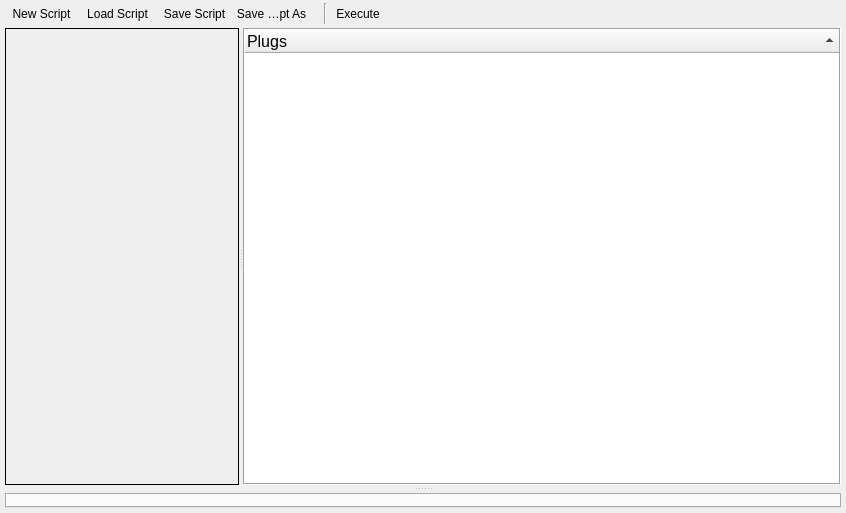
<?xml version="1.0" encoding="UTF-8"?>
<ui version="4.0">
 <class>devConsole</class>
 <widget class="QWidget" name="devConsole">
  <property name="geometry">
   <rect>
    <x>0</x>
    <y>0</y>
    <width>846</width>
    <height>513</height>
   </rect>
  </property>
  <property name="windowTitle">
   <string>DevConsole</string>
  </property>
  <layout class="QGridLayout" name="gridLayout_3">
   <property name="leftMargin">
    <number>3</number>
   </property>
   <property name="topMargin">
    <number>3</number>
   </property>
   <property name="rightMargin">
    <number>3</number>
   </property>
   <property name="bottomMargin">
    <number>3</number>
   </property>
   <property name="spacing">
    <number>2</number>
   </property>
   <item row="1" column="0" colspan="11">
    <widget class="QSplitter" name="splitter">
     <property name="orientation">
      <enum>Qt::Vertical</enum>
     </property>
     <property name="opaqueResize">
      <bool>false</bool>
     </property>
     <widget class="QWidget" name="widget_2" native="true">
      <layout class="QGridLayout" name="gridLayout_2">
       <property name="leftMargin">
        <number>2</number>
       </property>
       <property name="topMargin">
        <number>2</number>
       </property>
       <property name="rightMargin">
        <number>2</number>
       </property>
       <property name="bottomMargin">
        <number>2</number>
       </property>
       <property name="spacing">
        <number>2</number>
       </property>
       <item row="0" column="0" colspan="2">
        <widget class="QSplitter" name="splitter_2">
         <property name="orientation">
          <enum>Qt::Horizontal</enum>
         </property>
         <property name="opaqueResize">
          <bool>false</bool>
         </property>
         <widget class="QsciScintilla" name="sciOutput">
          <property name="toolTip">
           <string/>
          </property>
          <property name="whatsThis">
           <string/>
          </property>
          <property name="frameShape">
           <enum>QFrame::Box</enum>
          </property>
         </widget>
         <widget class="QTreeWidget" name="treeWidget">
          <property name="font">
           <font>
            <pointsize>12</pointsize>
           </font>
          </property>
          <property name="frameShape">
           <enum>QFrame::Box</enum>
          </property>
          <property name="alternatingRowColors">
           <bool>true</bool>
          </property>
          <property name="rootIsDecorated">
           <bool>true</bool>
          </property>
          <property name="uniformRowHeights">
           <bool>true</bool>
          </property>
          <property name="sortingEnabled">
           <bool>true</bool>
          </property>
          <property name="animated">
           <bool>true</bool>
          </property>
          <attribute name="headerVisible">
           <bool>true</bool>
          </attribute>
          <column>
           <property name="text">
            <string notr="true">Plugs</string>
           </property>
          </column>
         </widget>
        </widget>
       </item>
      </layout>
     </widget>
     <widget class="QWidget" name="widget" native="true">
      <layout class="QGridLayout" name="gridLayout">
       <property name="leftMargin">
        <number>2</number>
       </property>
       <property name="topMargin">
        <number>2</number>
       </property>
       <property name="rightMargin">
        <number>2</number>
       </property>
       <property name="bottomMargin">
        <number>2</number>
       </property>
       <property name="spacing">
        <number>2</number>
       </property>
       <item row="0" column="0" colspan="3">
        <widget class="QFrame" name="frame">
         <property name="frameShape">
          <enum>QFrame::NoFrame</enum>
         </property>
         <property name="frameShadow">
          <enum>QFrame::Plain</enum>
         </property>
         <layout class="QGridLayout" name="gridLayout_4">
          <property name="leftMargin">
           <number>0</number>
          </property>
          <property name="topMargin">
           <number>0</number>
          </property>
          <property name="rightMargin">
           <number>0</number>
          </property>
          <property name="bottomMargin">
           <number>0</number>
          </property>
          <property name="spacing">
           <number>0</number>
          </property>
          <item row="0" column="0">
           <widget class="QTabWidget" name="tabWidget">
            <property name="tabShape">
             <enum>QTabWidget::Rounded</enum>
            </property>
            <property name="currentIndex">
             <number>-1</number>
            </property>
            <property name="elideMode">
             <enum>Qt::ElideLeft</enum>
            </property>
            <property name="tabsClosable">
             <bool>true</bool>
            </property>
            <property name="movable">
             <bool>true</bool>
            </property>
           </widget>
          </item>
         </layout>
        </widget>
       </item>
      </layout>
     </widget>
    </widget>
   </item>
   <item row="0" column="2">
    <widget class="QToolButton" name="btnLoadScript">
     <property name="maximumSize">
      <size>
       <width>75</width>
       <height>16777215</height>
      </size>
     </property>
     <property name="toolTip">
      <string>Edit Script</string>
     </property>
     <property name="text">
      <string>Load Script</string>
     </property>
     <property name="icon">
      <iconset resource="../../../../../Resource/icons/fatcow-hosting-icons-3000/fatcow.qrc">
       <normaloff>:/fatcow/32x32/page_edit.png</normaloff>:/fatcow/32x32/page_edit.png</iconset>
     </property>
     <property name="iconSize">
      <size>
       <width>16</width>
       <height>16</height>
      </size>
     </property>
     <property name="autoRaise">
      <bool>true</bool>
     </property>
    </widget>
   </item>
   <item row="0" column="4">
    <widget class="QToolButton" name="btnSaveScript">
     <property name="maximumSize">
      <size>
       <width>75</width>
       <height>16777215</height>
      </size>
     </property>
     <property name="toolTip">
      <string>Save Script As</string>
     </property>
     <property name="text">
      <string>Save Script As</string>
     </property>
     <property name="icon">
      <iconset resource="../../../../../Resource/icons/fatcow-hosting-icons-3000/fatcow.qrc">
       <normaloff>:/fatcow/32x32/page_red.png</normaloff>:/fatcow/32x32/page_red.png</iconset>
     </property>
     <property name="iconSize">
      <size>
       <width>16</width>
       <height>16</height>
      </size>
     </property>
     <property name="autoRaise">
      <bool>true</bool>
     </property>
    </widget>
   </item>
   <item row="0" column="10">
    <spacer name="horizontalSpacer">
     <property name="orientation">
      <enum>Qt::Horizontal</enum>
     </property>
     <property name="sizeHint" stdset="0">
      <size>
       <width>33</width>
       <height>17</height>
      </size>
     </property>
    </spacer>
   </item>
   <item row="0" column="7">
    <widget class="QLabel" name="label">
     <property name="text">
      <string/>
     </property>
    </widget>
   </item>
   <item row="0" column="1">
    <widget class="QToolButton" name="btnNewScript">
     <property name="toolTip">
      <string>New Script</string>
     </property>
     <property name="text">
      <string>New Script</string>
     </property>
     <property name="icon">
      <iconset resource="../../../../../Resource/icons/fatcow-hosting-icons-3000/fatcow.qrc">
       <normaloff>:/fatcow/32x32/page.png</normaloff>:/fatcow/32x32/page.png</iconset>
     </property>
     <property name="iconSize">
      <size>
       <width>16</width>
       <height>16</height>
      </size>
     </property>
     <property name="shortcut">
      <string>Ctrl+N</string>
     </property>
     <property name="toolButtonStyle">
      <enum>Qt::ToolButtonIconOnly</enum>
     </property>
     <property name="autoRaise">
      <bool>true</bool>
     </property>
    </widget>
   </item>
   <item row="0" column="3">
    <widget class="QToolButton" name="btnQuickSaveScript">
     <property name="maximumSize">
      <size>
       <width>75</width>
       <height>16777215</height>
      </size>
     </property>
     <property name="toolTip">
      <string>Save Script</string>
     </property>
     <property name="text">
      <string>Save Script</string>
     </property>
     <property name="icon">
      <iconset resource="../../../../../Resource/icons/fatcow-hosting-icons-3000/fatcow.qrc">
       <normaloff>:/fatcow/32x32/page_save.png</normaloff>:/fatcow/32x32/page_save.png</iconset>
     </property>
     <property name="iconSize">
      <size>
       <width>16</width>
       <height>16</height>
      </size>
     </property>
     <property name="autoRaise">
      <bool>true</bool>
     </property>
    </widget>
   </item>
   <item row="0" column="9">
    <widget class="QToolButton" name="btnExecute">
     <property name="maximumSize">
      <size>
       <width>75</width>
       <height>16777215</height>
      </size>
     </property>
     <property name="toolTip">
      <string>Execute Script</string>
     </property>
     <property name="text">
      <string>Execute</string>
     </property>
     <property name="icon">
      <iconset resource="../../../../../Resource/icons/fatcow-hosting-icons-3000/fatcow.qrc">
       <normaloff>:/fatcow/32x32/page_lightning.png</normaloff>:/fatcow/32x32/page_lightning.png</iconset>
     </property>
     <property name="iconSize">
      <size>
       <width>16</width>
       <height>16</height>
      </size>
     </property>
     <property name="autoRaise">
      <bool>true</bool>
     </property>
    </widget>
   </item>
   <item row="0" column="8">
    <widget class="Line" name="line">
     <property name="orientation">
      <enum>Qt::Vertical</enum>
     </property>
    </widget>
   </item>
  </layout>
 </widget>
 <customwidgets>
  <customwidget>
   <class>QsciScintilla</class>
   <extends>QFrame</extends>
   <header>Qsci/qsciscintilla.h</header>
  </customwidget>
 </customwidgets>
 <resources>
  <include location="../../../../../Resource/icons/fatcow-hosting-icons-3000/fatcow.qrc"/>
 </resources>
 <connections/>
 <slots>
  <slot>execute_Clicked()</slot>
 </slots>
</ui>
